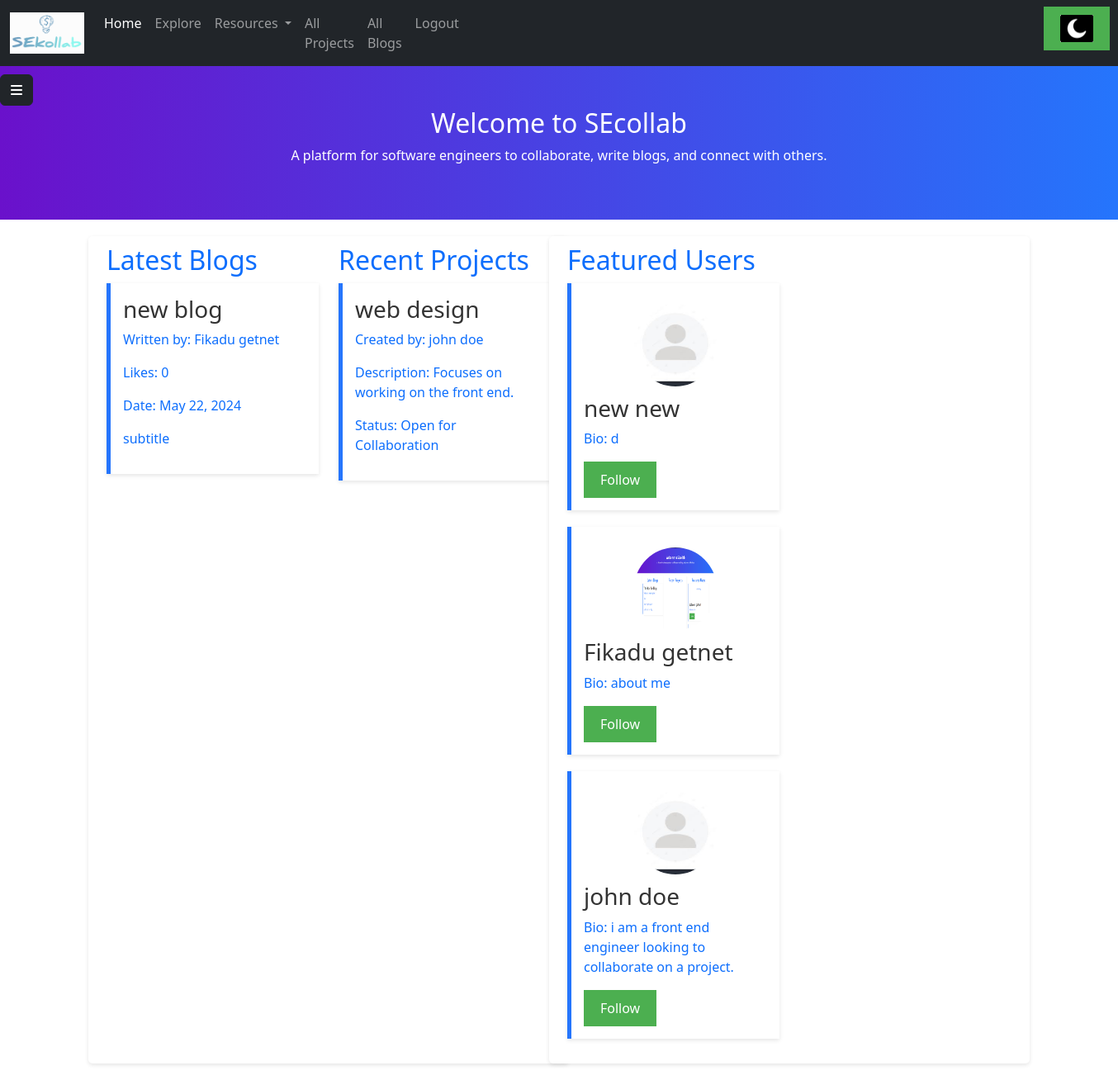
The page / (signed in) on the database its author committed.
### models.py (models this page shows)
class Blog(db.Model):
    __tablename__ = "blogs"
    id = Column(Integer, primary_key=True, autoincrement=True)
    user_id = Column(Integer, ForeignKey('users.id'))
    title = Column(String, nullable=False)
    subtitle = Column(String, nullable=False)
    content = Column(String, nullable=False)
    blog_image = Column(String)
    like = Column(Integer, nullable=False, default=0)
    date = Column(String, default=datetime.date.today().strftime("%B %d, %Y"))
    author = relationship("User", back_populates="blogs")
    user = relationship("User", back_populates="blogs")

class User(UserMixin, db.Model):
    __tablename__ = "users"
    id = Column(Integer, primary_key=True, autoincrement=True)
    email = Column(String(100), unique=True)
    username = Column(String)
    fname = Column(String(30), nullable=False)
    lname = Column(String(30), nullable=False)
    profile_photo = Column(String)
    about_me = Column(String, nullable=False)
    phone_number = Column(String(11), nullable=False)
    age = Column(String(11), nullable=False)
    status = Column(String, nullable=False)
    skills = Column(String, nullable=False)
    portfolio = Column(String)
    password = Column(String(100))
    date = Column(String, nullable=False, default=datetime.date.today().strftime("%B %d, %Y"))
    is_active = db.Column(db.Boolean, default=True)
    country = Column(String, nullable=False)
    City = Column(String, nullable=False)
    twitter = Column(String)
    github = Column(String)
    education_status = Column(String)
    employment_status=Column(String, nullable=False)
    blogs = relationship("Blog", back_populates="author")
    comments = relationship("Userscomment", back_populates="user")
    liked_blogs = relationship("Blog", secondary='liked_blogs', backref='liking_users')
    collabration = relationship("Collabration", back_populates="user")
    followers = relationship("Follower", foreign_keys="[Follower.user_id]",back_populates="followed_user")
    following = relationship("Follower", foreign_keys="[Follower.follower_id]", back_populates="follower")
    interests = relationship("Interest", back_populates="user")

class Collabration(db.Model):
    __tablename__ = "collabration"
    id = Column(Integer, primary_key=True, autoincrement=True)
    user_id = Column(Integer, ForeignKey('users.id', ondelete='CASCADE'), nullable=False)
    name = Column(String, nullable=False)
    description = Column(String, nullable=False)
    uploaded_date = Column(String, nullable=False, default=datetime.date.today().strftime("%B %d, %Y"))
    requirment = Column(String, nullable=False)
    Looking_for = Column(String, nullable=False)
    due_date = Column(String)
    members = relationship("User", secondary=team_members, backref="teams")
    user = relationship("User", back_populates="collabration")
    interests = relationship("Interest", back_populates="collabration")

### main.py (the view)
@app.route("/", methods=["GET", "POST"])
def home():
    allcollaboration = Collabration.query.all()
    if current_user.is_authenticated:
        random_users = User.query.filter(User.id != current_user.id).order_by(func.random()).limit(5).all()
        user = User.query.filter_by(id=current_user.id).first()
        collabs = Collabration.query.filter(Collabration.user_id != current_user.id).order_by(Collabration.id.desc()).limit(5)
        blog = Blog.query.filter(Blog.user_id != current_user.id).order_by(Blog.id.desc()).limit(5)
        is_logged_in = current_user.is_authenticated
        return render_template("index.html", is_logged_in=is_logged_in, user=user, collabs=collabs, blogs=blog, random_users=random_users)
    else:
        return render_template("index.html")

### main.py (called while the page is built)
@login_manager.user_loader
def load_user(user_id):
    return User.query.get(int(user_id))

### templates/index.html (shortened to what this page needs)
<!DOCTYPE html>
<html lang="en" xmlns="http://www.w3.org/1999/html">
<head>
    <link rel="stylesheet" href="path/to/fontawesome.min.css">
  <link rel="stylesheet" href="../static/css/index.css">
    <link href="https://cdn.jsdelivr.net/npm/bootstrap@5.3.3/dist/css/bootstrap.min.css" rel="stylesheet">
<link rel="stylesheet" href="../static/css/sidebar.css">
</head>
<body>
{% if is_logged_in %}
{% include "navigationloggedin.html" %}
{% include "sidebar.html" %}
    <div class="hero-content">
        <h2 style="margin-left: 0%;;">Welcome to SEcollab</h2>
        <p>A platform for software engineers to collaborate, write blogs, and connect with others.</p>
    </div>
<div class="container">
    <section id="blogs" class="blogs row">
        <div class="col-12 col-sm-6 col-md-6 col-lg-6 mb-4">
            <a href="{{ url_for('allblogs') }}">
                <h2>Latest Blogs</h2>
            </a>
            {% for blog in blogs %}
            <a href="{{ url_for('Specficblog', id=blog.id) }}">
                <div class="blog-post">
                    <h3>{{ blog.title }}</h3>
                    <p>Written by: {{ blog.author.fname }} {{ blog.author.lname }}</p>
                    <p>Likes: {{ blog.like }}</p>
                    <p>Date: {{ blog.date }}</p>
                    <p>{{ blog.subtitle }}</p>
                </div>
            </a>
            {% endfor %}
        </div>
        <div class="col-12 col-sm-6 col-md-6 col-lg-6 mb-4">
            <a href="{{ url_for('allcollbration') }}">
                <h2>Recent Projects</h2>
            </a>
            {% for collab in collabs %}
            <a href="{{ url_for('specficcollabration', id=collab.id) }}">
                <div class="project">
                    <h3>{{ collab.name }}</h3>
                    <p>Created by: {{ collab.user.fname }} {{ collab.user.lname }}</p>
                    <p>Description: {{ collab.description }}</p>
                    <p>Status: Open for Collaboration</p>
                </div>
            </a>
            {% endfor %}
        </div>
    </section>
    <section id="users" class="users row">
        <div class="col-12 col-sm-6 col-md-6 col-lg-6 mb-6">
            <a href="{{ url_for('otherusers') }}">
                <h2>Featured Users</h2>
            </a>
            {% for random_user in random_users %}
            <a href="{{ url_for('profile', id=random_user.id) }}">
                <div class="user">
                    <img src="../{{ random_user.profile_photo }}" alt="User Image">
                    <h3>{{ random_user.fname }} {{ random_user.lname }}</h3>
                    <p>Bio: {{ random_user.about_me }}</p>
                    <button user-id={{ random_user.id }} class="follow">Follow</button>
                </div>
            </a>
            {% endfor %}
        </div>
    </section>
</div>
{% endif %}
</body>
</html>

### static/css/index.css (style rules this page uses)
body { font-family: 'Arial', sans-serif; background-color: #f3f4f6; color: #333; margin: 0; padding: 0; line-height: 1.6; }
.hero-content { text-align: center; padding: 50px 20px; background: linear-gradient(to right, #6a11cb 0%, #2575fc 100%); color: white; }
section { padding: 20px; margin-top: 20px; }
.blog-post, .project, .user { background-color: white; margin-bottom: 20px; padding: 15px; border-left: 5px solid #2575fc; box-shadow: 0 2px 5px rgba(0,0,0,0.1); }
.blog-post h3, .project h3, .user h3 { color: #333; }
button { background-color: #4CAF50; color: white; border: none; padding: 10px 20px; border-radius: 5px; cursor: pointer; }
.container { display: flex; justify-content: space-around; margin: 20px; }
.blogs, .projects, .users { flex: 1; margin: 0 10px; padding: 10px; background-color: #fff; box-shadow: 0 2px 5px rgba(0, 0, 0, 0.1); border-radius: 5px; }
.blog-post, .project, .user { margin-bottom: 20px; }
.user img { width: 100px; height: 100px; border-radius: 50%; display: block; margin: 10px auto; }
h2 { text-align: center; }
a { text-decoration: none; color: black; }
a { text-decoration: none; }
body { font-family: Arial, sans-serif; }
h2, h3 { display: inline-block; }

### static/css/sidebar.css (style rules this page uses)
a { text-decoration: none; }

### rows shown on the page
Blog: title "new blog", author.fname "Fikadu", author.lname "getnet", like "0", date "May 22, 2024", subtitle "subtitle"
Collabration: name "web design", user.fname "john", user.lname "doe", description "Focuses on working on the front end."
User: profile_photo (picture), fname "new", lname "new", about_me "d"
User: profile_photo (picture), fname "Fikadu", lname "getnet", about_me "about me"
User: profile_photo (picture), fname "john", lname "doe", about_me "i am a front end engineer looking to collaborate on a project."
